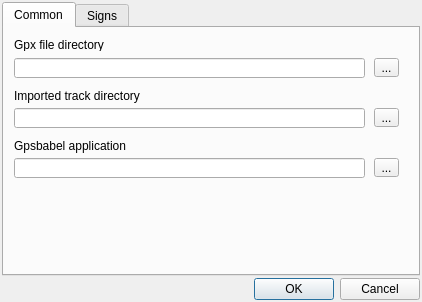
<?xml version="1.0" encoding="UTF-8"?>
<ui version="4.0">
 <class>SettingsDlg</class>
 <widget class="QDialog" name="SettingsDlg">
  <property name="geometry">
   <rect>
    <x>0</x>
    <y>0</y>
    <width>422</width>
    <height>302</height>
   </rect>
  </property>
  <property name="windowTitle">
   <string>Dialog</string>
  </property>
  <layout class="QVBoxLayout" name="verticalLayout">
   <property name="spacing">
    <number>2</number>
   </property>
   <property name="leftMargin">
    <number>2</number>
   </property>
   <property name="topMargin">
    <number>2</number>
   </property>
   <property name="rightMargin">
    <number>2</number>
   </property>
   <property name="bottomMargin">
    <number>2</number>
   </property>
   <item>
    <widget class="QTabWidget" name="tabSigns">
     <property name="currentIndex">
      <number>0</number>
     </property>
     <widget class="QWidget" name="tabCommon">
      <attribute name="title">
       <string>Common</string>
      </attribute>
      <widget class="QToolButton" name="tbGpxDir">
       <property name="geometry">
        <rect>
         <x>370</x>
         <y>30</y>
         <width>25</width>
         <height>19</height>
        </rect>
       </property>
       <property name="text">
        <string>...</string>
       </property>
      </widget>
      <widget class="QToolButton" name="tbImportDir">
       <property name="geometry">
        <rect>
         <x>370</x>
         <y>80</y>
         <width>25</width>
         <height>19</height>
        </rect>
       </property>
       <property name="text">
        <string>...</string>
       </property>
      </widget>
      <widget class="QLineEdit" name="leImportDir">
       <property name="geometry">
        <rect>
         <x>10</x>
         <y>80</y>
         <width>351</width>
         <height>20</height>
        </rect>
       </property>
      </widget>
      <widget class="QLabel" name="lbGpxDir">
       <property name="geometry">
        <rect>
         <x>10</x>
         <y>10</y>
         <width>98</width>
         <height>13</height>
        </rect>
       </property>
       <property name="text">
        <string>Gpx file directory</string>
       </property>
      </widget>
      <widget class="QLabel" name="lbGpsbabel">
       <property name="geometry">
        <rect>
         <x>10</x>
         <y>110</y>
         <width>131</width>
         <height>16</height>
        </rect>
       </property>
       <property name="text">
        <string>Gpsbabel application</string>
       </property>
      </widget>
      <widget class="QLineEdit" name="leGpxDir">
       <property name="geometry">
        <rect>
         <x>10</x>
         <y>30</y>
         <width>351</width>
         <height>20</height>
        </rect>
       </property>
      </widget>
      <widget class="QLineEdit" name="leGpsbabel">
       <property name="geometry">
        <rect>
         <x>10</x>
         <y>130</y>
         <width>351</width>
         <height>20</height>
        </rect>
       </property>
      </widget>
      <widget class="QToolButton" name="tbGpsbabel">
       <property name="geometry">
        <rect>
         <x>370</x>
         <y>130</y>
         <width>25</width>
         <height>19</height>
        </rect>
       </property>
       <property name="text">
        <string>...</string>
       </property>
      </widget>
      <widget class="QLabel" name="lbImportDir">
       <property name="geometry">
        <rect>
         <x>10</x>
         <y>60</y>
         <width>141</width>
         <height>16</height>
        </rect>
       </property>
       <property name="text">
        <string>Imported track directory</string>
       </property>
      </widget>
     </widget>
     <widget class="QWidget" name="tabSigns">
      <attribute name="title">
       <string>Signs</string>
      </attribute>
      <layout class="QVBoxLayout" name="verticalLayout_2">
       <property name="spacing">
        <number>0</number>
       </property>
       <property name="leftMargin">
        <number>0</number>
       </property>
       <property name="topMargin">
        <number>0</number>
       </property>
       <property name="rightMargin">
        <number>0</number>
       </property>
       <property name="bottomMargin">
        <number>0</number>
       </property>
       <item>
        <widget class="QWidget" name="widget" native="true">
         <property name="minimumSize">
          <size>
           <width>0</width>
           <height>36</height>
          </size>
         </property>
         <property name="maximumSize">
          <size>
           <width>16777215</width>
           <height>36</height>
          </size>
         </property>
         <widget class="QToolButton" name="toolButton_3">
          <property name="geometry">
           <rect>
            <x>0</x>
            <y>10</y>
            <width>25</width>
            <height>19</height>
           </rect>
          </property>
          <property name="text">
           <string>...</string>
          </property>
         </widget>
         <widget class="QToolButton" name="toolButton_4">
          <property name="geometry">
           <rect>
            <x>30</x>
            <y>10</y>
            <width>25</width>
            <height>19</height>
           </rect>
          </property>
          <property name="text">
           <string>...</string>
          </property>
         </widget>
         <widget class="QToolButton" name="toolButton_5">
          <property name="geometry">
           <rect>
            <x>60</x>
            <y>10</y>
            <width>25</width>
            <height>19</height>
           </rect>
          </property>
          <property name="text">
           <string>...</string>
          </property>
         </widget>
        </widget>
       </item>
       <item>
        <widget class="QTableView" name="tvSign"/>
       </item>
      </layout>
     </widget>
    </widget>
   </item>
   <item>
    <widget class="QDialogButtonBox" name="buttonBox">
     <property name="orientation">
      <enum>Qt::Horizontal</enum>
     </property>
     <property name="standardButtons">
      <set>QDialogButtonBox::Cancel|QDialogButtonBox::Ok</set>
     </property>
    </widget>
   </item>
  </layout>
 </widget>
 <resources/>
 <connections>
  <connection>
   <sender>buttonBox</sender>
   <signal>accepted()</signal>
   <receiver>SettingsDlg</receiver>
   <slot>accept()</slot>
   <hints>
    <hint type="sourcelabel">
     <x>248</x>
     <y>254</y>
    </hint>
    <hint type="destinationlabel">
     <x>157</x>
     <y>274</y>
    </hint>
   </hints>
  </connection>
  <connection>
   <sender>buttonBox</sender>
   <signal>rejected()</signal>
   <receiver>SettingsDlg</receiver>
   <slot>reject()</slot>
   <hints>
    <hint type="sourcelabel">
     <x>316</x>
     <y>260</y>
    </hint>
    <hint type="destinationlabel">
     <x>286</x>
     <y>274</y>
    </hint>
   </hints>
  </connection>
 </connections>
</ui>
